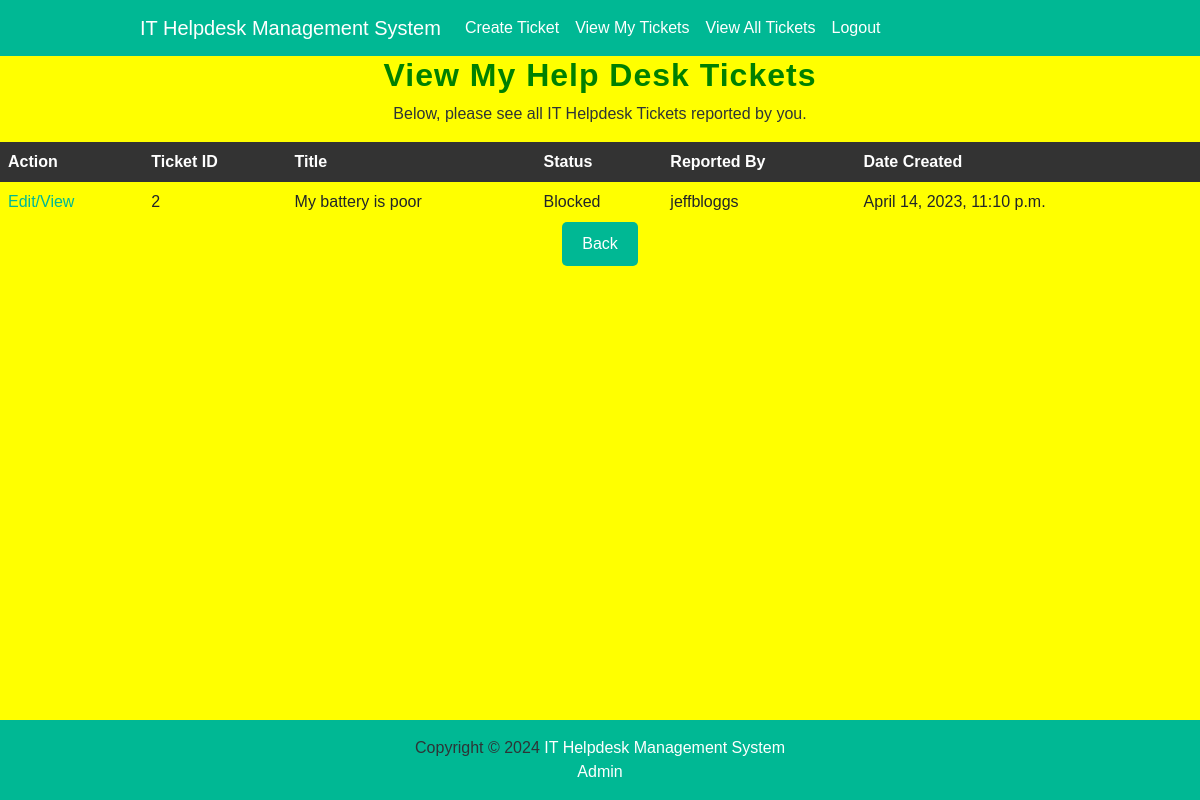
Page /view-my-tickets/ (signed in) on the committed database.
### ITHelpDesk/models.py (models this page shows, shortened)
class Ticket(models.Model):
    status_options = [
        ('Open', 'Open'),
        ('Blocked', 'Blocked'),
        ('Closed', 'Closed'),
    ]
    helpdesk_ticket_id = models.AutoField(primary_key=True) #PK
    ticket_title = models.CharField(max_length=200)
    ticket_description = models.TextField()
    ticket_user = models.ForeignKey(User, on_delete=models.CASCADE) #FK relationship to the user model. This will mean that if a user is deleted, the tickets created by that user will also be deleted
    ticket_status = models.CharField(max_length=50, choices=status_options, default='Open')
    ticket_time_created_at = models.DateTimeField(auto_now_add=True)
    ticket_time_updated_at = models.DateTimeField(auto_now=True)

### ITHelpDesk/views.py (the view)
# urls.py: path("view-my-tickets/", views.view_user_tickets, name="view-my-tickets"),
@login_required #The user must be logged in for the view to be rendered.
def view_user_tickets(request):
    userTickets = Ticket.objects.filter(ticket_user=request.user)
    return render(request, 'ITHelpDesk/helpdesk_view_user_tickets.html', {'userTickets': userTickets})

### ITHelpDesk/templates/ITHelpDesk/helpdesk_view_user_tickets.html
{% extends 'ITHelpDesk/base.html' %}
{% block content %}
<h2>View My Help Desk Tickets</h2>
<p>Below, please see all IT Helpdesk Tickets reported by you.</p>
<table>
    <thead>
        <tr>
            <th>Action</th>
            <th>Ticket ID</th>
            <th>Title</th>
            <th>Status</th>
            <th>Reported By</th>
            <th>Date Created</th>
        </tr>
    </thead>
    <tbody>
        {% for ticket in userTickets %}
            <tr>
                <td><a href="{% url 'edit-ticket' ticket.helpdesk_ticket_id %}">Edit/View</a></td>
                <td>{{ ticket.helpdesk_ticket_id }}</td>
                <td>{{ ticket.ticket_title }}</td>
                <td>{{ ticket.ticket_status }}</td>
                <td>{{ ticket.ticket_user.username }}</td>
                <td>{{ ticket.ticket_time_created_at }}</td>
            </tr>
        {% endfor %}
    </tbody>
</table>
<button onclick=location.href="{% url 'home'%}">Back</button>
{% endblock %}

### ITHelpDesk/static/style.css (style rules this page uses)
body { background-color: yellow; font-family: "Source Sans Pro", sans-serif; text-align: center; }
h1, h2, h3 { color: green; font-weight: bold; letter-spacing: 1px; }
p { color: #2d3436; font-size: 16px; line-height: 1.5; }
a { color: #00b894; text-decoration: none; transition: color 0.2s ease-in-out; }
button, input[type="submit"] { background-color: #00b894; border: none; border-radius: 5px; color: #fff; cursor: pointer; font-size: 16px; padding: 10px 20px; transition: background-color 0.2s ease-in-out; }
button, input[type="button"] { background-color: #00b894; border: none; border-radius: 5px; color: #fff; cursor: pointer; font-size: 16px; padding: 10px 20px; transition: background-color 0.2s ease-in-out; }
table { border-collapse: collapse; width: 100%; }
th, td { text-align: left; padding: 8px; }
th { background-color: #333; color: #fff; }

### rows in the picture
Ticket: helpdesk_ticket_id "2", ticket_title "My battery is poor", ticket_status "Blocked", ticket_user.username "jeffbloggs", ticket_time_created_at "April 14, 2023, 11:10 p.m."
